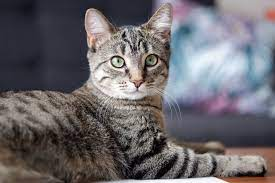
#> input picture cat.jpeg, 275 x 183 px
$ python sdf.py
#> lines starting #> are read from the running program, lines starting #| are printed output that depends on the picture; after the words box and inside, x2 and y2 are one past the last pixel; in counts of white or black regions, pixels touching at a corner belong together
import cv2

image_path = 'cat.jpeg'
mask_path = 'dog-7128749_640.jpg'


image = cv2.imread(image_path)
#> image is the input picture: shape (183, 275, 3); mean B, G, R 107.7, 103, 106.6
mask = cv2.imread(mask_path)
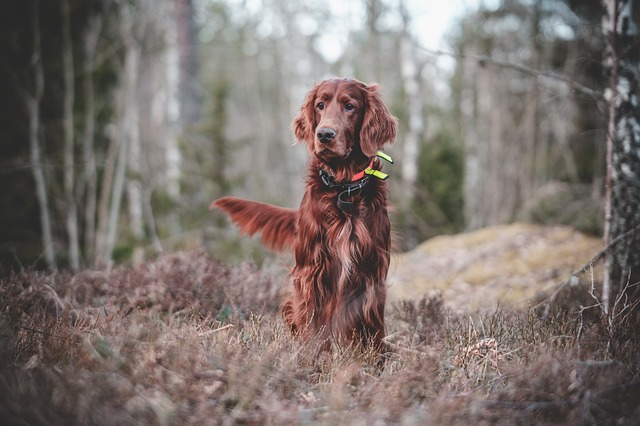
#> input picture dog-7128749_640.jpg, 640 x 426 px
#> mask is the input picture: shape (426, 640, 3); mean B, G, R 109.7, 114.5, 124.9

if image is None:
    print(f"Не вдалося завантажити зображення з шляху: {image_path}")
    exit()

if mask is None:
    print(f"Не вдалося завантажити маску з шляху: {mask_path}")
    exit()

cat_face_cascade = cv2.CascadeClassifier('haarcascade_frontalcatface_extended.xml')

cat_faces = cat_face_cascade.detectMultiScale(image, scaleFactor=1.1, minNeighbors=5, minSize=(30, 30))
#> cat_faces = [[100, 35, 69, 69]]

for (x, y, w, h) in cat_faces:
    mask_resized = cv2.resize(mask, (w, h))
    image[y:y+h, x:x+w] = mask_resized
    cv2.rectangle(image, (x, y), (x + w, y + h), (0, 0, 255), 3)
#> this loop made 1 pass
#> pass 1, `mask_resized = cv2.resize(mask, (w, h))`:
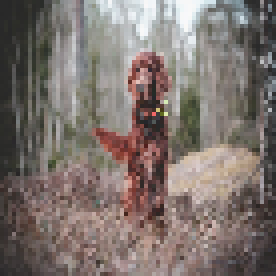
#> mask_resized: shape (69, 69, 3) (shown 4 times larger); mean B, G, R 109.8, 114.6, 125
#> after the loop:
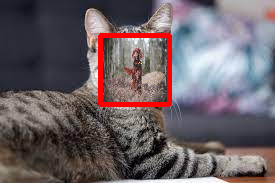
#> image: shape (183, 275, 3); 10.86% of pixels changed, all inside (x1, y1, x2, y2) = (98, 33, 172, 107)

cv2.imshow("Cat with Mask", image)
cv2.waitKey(0)
cv2.destroyAllWindows()
